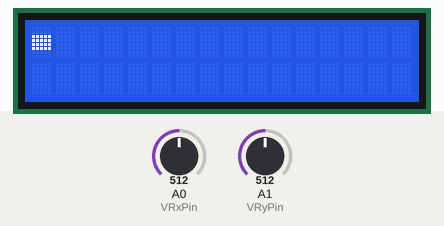
This sketch was run on a simulated Arduino Uno, built with avr-gcc and run on an emulated ATmega328P. Parts: 16×2 character LCD. The inputs (shaded band) are chosen by the test bench; at power-on: A0 (VRxPin) = 512, A1 (VRyPin) = 512.

Above: at 1.2 s.
1.3 s: A0 (VRxPin) set to 1010
At 1.45 s:
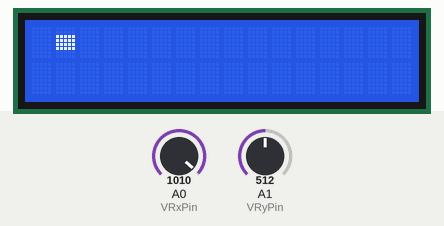
2.8 s: A1 (VRyPin) set to 1010
At 3.25 s:
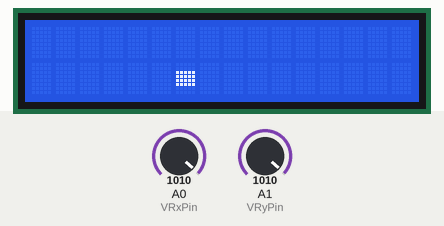
4.6 s: A0 (VRxPin) set to 0
At 4.75 s:
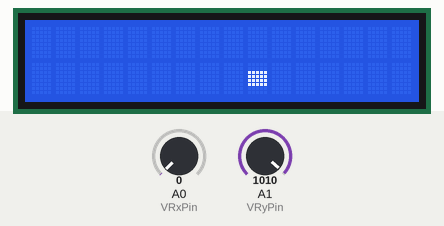
7.3 s: A0 (VRxPin) set to 1023
At 7.46 s:
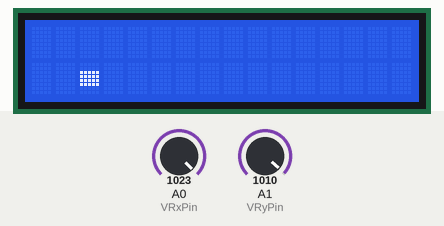
10.3 s: A1 (VRyPin) set to 0
At 12.2 s:
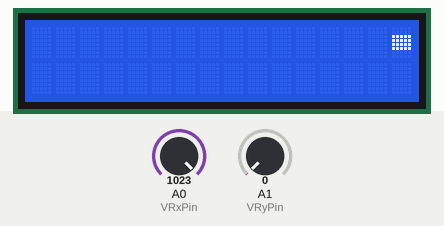
12.4 s: A1 (VRyPin) set to 1023
At 13.7 s:
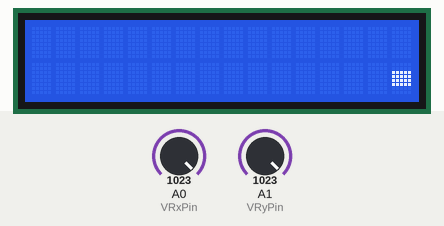
Timing chart, 0 to 14.9 s (numbered marks = the images above; inputs shaded):
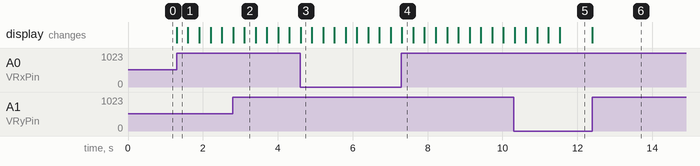

Measured:
- after the input at 1.3 s, the display: changes at once (image 1)
- after the input at 7.3 s, the display: changes at once (image 4)
- after the input at 12.4 s, the display: changes at once (image 6)

The sketch:

movingBox.ino
```cpp
#include <LiquidCrystal.h>

LiquidCrystal lcd(7, 8, 9, 10, 11, 12);

byte squareChar[8] = {
  B00000,
  B00000,
  B11111,
  B11111,
  B11111,
  B11111,
  B00000,
  B00000
};

int posX = 0;
int posY = 0;

const int VRxPin = 0; //VRx pin connected to arduino pin A0
const int VRyPin = 1; //VRy pin connected to arduino in A1
const int SwButtonPin = 2; //SW pin connected to arduino pin D8

int pressed = -1; //this variable will determine whether joystick has been pressed down (selected)
int x = -1; //this variable will hold the X-coordinate value
int y = -1; //this variable will hold the Y-coordinate value

void readJoystick() {
//  pressed = digitalRead(SwButtonPin); //reads whether joystick has been pressed down (selected) or not
  x = analogRead(VRxPin); //reads the X-coordinate value
  y = analogRead(VRyPin); //reads the Y-coordinate value
}

void setup() {
  lcd.createChar(0, squareChar);
  lcd.begin(16, 2);
  lcd.write(byte(0));

  pinMode(SwButtonPin, INPUT);
//  digitalWrite(SwButtonPin, HIGH);
}

void loop() {
  readJoystick();

  // move right
  if (x > 1000) {
    if (posX != 15) { // check to see if block is at far right side of screen
      posX += 1;
      lcd.setCursor(posX, posY);
      lcd.write(byte(0));
      lcd.setCursor(posX - 1, posY);
      lcd.print(" ");
      delay(300);
    }
  }

  // move left
  else if (x < 10) {
    if (posX != 0) {  // check to see if block is at far left side of screen
      posX -= 1;
      lcd.setCursor(posX, posY);
      lcd.write(byte(0));
      lcd.setCursor(posX + 1, posY);
      lcd.print(" ");
      delay(300);
    }
  }

  // move down
  if (y > 1000) {
    if (posY != 1) {  // check to see if block is at the bottom of screen
      posY += 1;
      lcd.setCursor(posX, posY);
      lcd.write(byte(0));
      lcd.setCursor(posX, posY - 1);
      lcd.print(" ");
      delay(300);
    }
  }

  // move up
  if (y < 10) {
    if (posY != 0) {  // check to see if block is at the top of screen
      posY -= 1;
      lcd.setCursor(posX, posY);
      lcd.write(byte(0));
      lcd.setCursor(posX, posY + 1);
      lcd.print(" ");
      delay(300);
    }
  }
}
```
